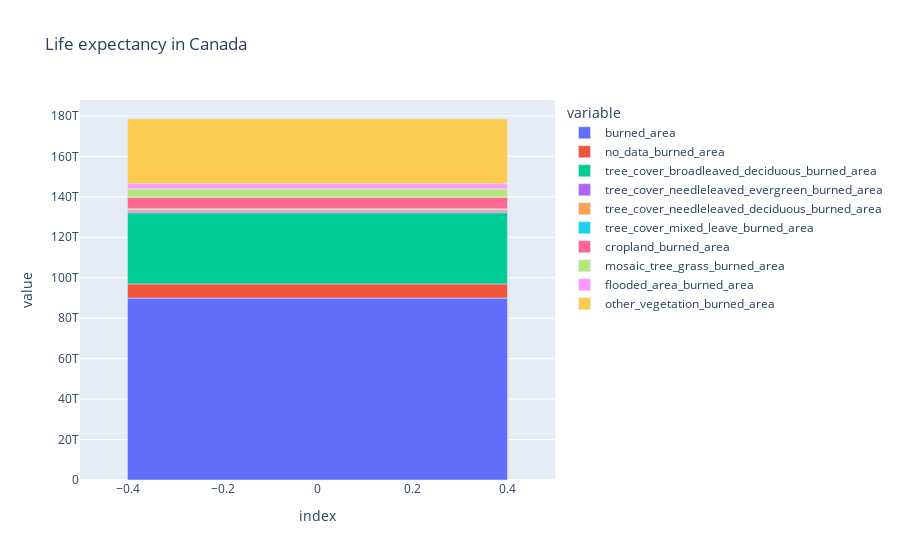

The notebook cell this image was saved under:
### Code cell
fig = px.bar(df_veg, title='Life expectancy in Canada')
fig.show()

### Figure 1 — Plotly figure (JSON) as saved in the notebook; plotly's stock layout.template omitted (floating-point values rounded to 4 significant figures)
{"data": [{"alignmentgroup": "True", "hovertemplate": "variable=burned_area<br>index=%{x}<br>value=%{y}<extra></extra>", "legendgroup": "burned_area", "marker": {"color": "#636efa", "pattern": {"shape": ""}}, "name": "burned_area", "offsetgroup": "burned_area", "orientation": "v", "showlegend": true, "textposition": "auto", "type": "bar", "x": [0], "xaxis": "x", "y": [89940704892432], "yaxis": "y"}, {"alignmentgroup": "True", "hovertemplate": "variable=no_data_burned_area<br>index=%{x}<br>value=%{y}<extra></extra>", "legendgroup": "no_data_burned_area", "marker": {"color": "#EF553B", "pattern": {"shape": ""}}, "name": "no_data_burned_area", "offsetgroup": "no_data_burned_area", "orientation": "v", "showlegend": true, "textposition": "auto", "type": "bar", "x": [0], "xaxis": "x", "y": [7004942864842], "yaxis": "y"}, {"alignmentgroup": "True", "hovertemplate": "variable=tree_cover_broadleaved_deciduous_burned_area<br>index=%{x}<br>value=%{y}<extra></extra>", "legendgroup": "tree_cover_broadleaved_deciduous_burned_area", "marker": {"color": "#00cc96", "pattern": {"shape": ""}}, "name": "tree_cover_broadleaved_deciduous_burned_area", "offsetgroup": "tree_cover_broadleaved_deciduous_burned_area", "orientation": "v", "showlegend": true, "textposition": "auto", "type": "bar", "x": [0], "xaxis": "x", "y": [35183926581228], "yaxis": "y"}, {"alignmentgroup": "True", "hovertemplate": "variable=tree_cover_needleleaved_evergreen_burned_area<br>index=%{x}<br>value=%{y}<extra></extra>", "legendgroup": "tree_cover_needleleaved_evergreen_burned_area", "marker": {"color": "#ab63fa", "pattern": {"shape": ""}}, "name": "tree_cover_needleleaved_evergreen_burned_area", "offsetgroup": "tree_cover_needleleaved_evergreen_burned_area", "orientation": "v", "showlegend": true, "textposition": "auto", "type": "bar", "x": [0], "xaxis": "x", "y": [807798707721], "yaxis": "y"}, {"alignmentgroup": "True", "hovertemplate": "variable=tree_cover_needleleaved_deciduous_burned_area<br>index=%{x}<br>value=%{y}<extra></extra>", "legendgroup": "tree_cover_needleleaved_deciduous_burned_area", "marker": {"color": "#FFA15A", "pattern": {"shape": ""}}, "name": "tree_cover_needleleaved_deciduous_burned_area", "offsetgroup": "tree_cover_needleleaved_deciduous_burned_area", "orientation": "v", "showlegend": true, "textposition": "auto", "type": "bar", "x": [0], "xaxis": "x", "y": [988045537799], "yaxis": "y"}, {"alignmentgroup": "True", "hovertemplate": "variable=tree_cover_mixed_leave_burned_area<br>index=%{x}<br>value=%{y}<extra></extra>", "legendgroup": "tree_cover_mixed_leave_burned_area", "marker": {"color": "#19d3f3", "pattern": {"shape": ""}}, "name": "tree_cover_mixed_leave_burned_area", "offsetgroup": "tree_cover_mixed_leave_burned_area", "orientation": "v", "showlegend": true, "textposition": "auto", "type": "bar", "x": [0], "xaxis": "x", "y": [151480670524], "yaxis": "y"}, {"alignmentgroup": "True", "hovertemplate": "variable=cropland_burned_area<br>index=%{x}<br>value=%{y}<extra></extra>", "legendgroup": "cropland_burned_area", "marker": {"color": "#FF6692", "pattern": {"shape": ""}}, "name": "cropland_burned_area", "offsetgroup": "cropland_burned_area", "orientation": "v", "showlegend": true, "textposition": "auto", "type": "bar", "x": [0], "xaxis": "x", "y": [5687008018231], "yaxis": "y"}, {"alignmentgroup": "True", "hovertemplate": "variable=mosaic_tree_grass_burned_area<br>index=%{x}<br>value=%{y}<extra></extra>", "legendgroup": "mosaic_tree_grass_burned_area", "marker": {"color": "#B6E880", "pattern": {"shape": ""}}, "name": "mosaic_tree_grass_burned_area", "offsetgroup": "mosaic_tree_grass_burned_area", "orientation": "v", "showlegend": true, "textposition": "auto", "type": "bar", "x": [0], "xaxis": "x", "y": [4188674581006], "yaxis": "y"}, {"alignmentgroup": "True", "hovertemplate": "variable=flooded_area_burned_area<br>index=%{x}<br>value=%{y}<extra></extra>", "legendgroup": "flooded_area_burned_area", "marker": {"color": "#FF97FF", "pattern": {"shape": ""}}, "name": "flooded_area_burned_area", "offsetgroup": "flooded_area_burned_area", "orientation": "v", "showlegend": true, "textposition": "auto", "type": "bar", "x": [0], "xaxis": "x", "y": [2544568553482], "yaxis": "y"}, {"alignmentgroup": "True", "hovertemplate": "variable=other_vegetation_burned_area<br>index=%{x}<br>value=%{y}<extra></extra>", "legendgroup": "other_vegetation_burned_area", "marker": {"color": "#FECB52", "pattern": {"shape": ""}}, "name": "other_vegetation_burned_area", "offsetgroup": "other_vegetation_burned_area", "orientation": "v", "showlegend": true, "textposition": "auto", "type": "bar", "x": [0], "xaxis": "x", "y": [31979288438507], "yaxis": "y"}], "layout": {"barmode": "relative", "legend": {"title": {"text": "variable"}, "tracegroupgap": 0}, "title": {"text": "Life expectancy in Canada"}, "xaxis": {"anchor": "y", "domain": [0, 1], "title": {"text": "index"}}, "yaxis": {"anchor": "x", "domain": [0, 1], "title": {"text": "value"}}}}
